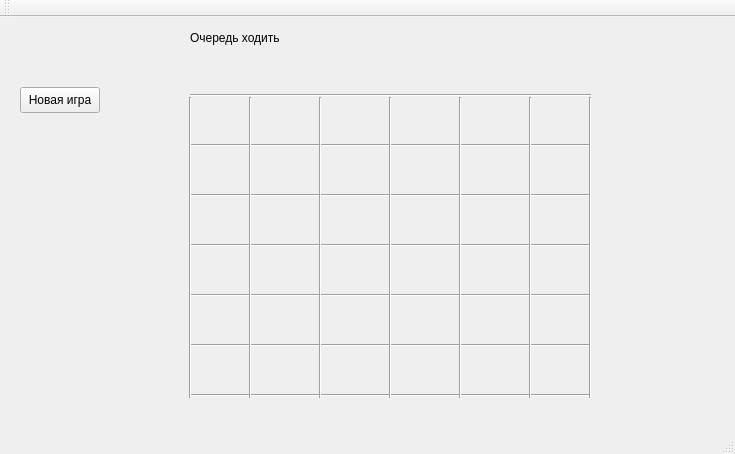
<?xml version="1.0" encoding="UTF-8"?>
<ui version="4.0">
 <class>MainWindow</class>
 <widget class="QMainWindow" name="MainWindow">
  <property name="geometry">
   <rect>
    <x>0</x>
    <y>0</y>
    <width>735</width>
    <height>454</height>
   </rect>
  </property>
  <property name="windowTitle">
   <string>4 в ряд</string>
  </property>
  <widget class="QWidget" name="centralWidget">
   <widget class="QLabel" name="label">
    <property name="geometry">
     <rect>
      <x>190</x>
      <y>10</y>
      <width>111</width>
      <height>21</height>
     </rect>
    </property>
    <property name="text">
     <string>Очередь ходить</string>
    </property>
   </widget>
   <widget class="Line" name="line">
    <property name="geometry">
     <rect>
      <x>190</x>
      <y>70</y>
      <width>401</width>
      <height>16</height>
     </rect>
    </property>
    <property name="orientation">
     <enum>Qt::Horizontal</enum>
    </property>
   </widget>
   <widget class="Line" name="line_2">
    <property name="geometry">
     <rect>
      <x>190</x>
      <y>120</y>
      <width>401</width>
      <height>16</height>
     </rect>
    </property>
    <property name="orientation">
     <enum>Qt::Horizontal</enum>
    </property>
   </widget>
   <widget class="Line" name="line_3">
    <property name="geometry">
     <rect>
      <x>190</x>
      <y>170</y>
      <width>401</width>
      <height>16</height>
     </rect>
    </property>
    <property name="orientation">
     <enum>Qt::Horizontal</enum>
    </property>
   </widget>
   <widget class="Line" name="line_4">
    <property name="geometry">
     <rect>
      <x>190</x>
      <y>220</y>
      <width>401</width>
      <height>16</height>
     </rect>
    </property>
    <property name="orientation">
     <enum>Qt::Horizontal</enum>
    </property>
   </widget>
   <widget class="Line" name="line_5">
    <property name="geometry">
     <rect>
      <x>190</x>
      <y>270</y>
      <width>401</width>
      <height>16</height>
     </rect>
    </property>
    <property name="orientation">
     <enum>Qt::Horizontal</enum>
    </property>
   </widget>
   <widget class="Line" name="line_6">
    <property name="geometry">
     <rect>
      <x>190</x>
      <y>320</y>
      <width>401</width>
      <height>16</height>
     </rect>
    </property>
    <property name="orientation">
     <enum>Qt::Horizontal</enum>
    </property>
   </widget>
   <widget class="Line" name="line_7">
    <property name="geometry">
     <rect>
      <x>190</x>
      <y>370</y>
      <width>401</width>
      <height>16</height>
     </rect>
    </property>
    <property name="orientation">
     <enum>Qt::Horizontal</enum>
    </property>
   </widget>
   <widget class="Line" name="line_8">
    <property name="geometry">
     <rect>
      <x>240</x>
      <y>80</y>
      <width>20</width>
      <height>301</height>
     </rect>
    </property>
    <property name="orientation">
     <enum>Qt::Vertical</enum>
    </property>
   </widget>
   <widget class="Line" name="line_9">
    <property name="geometry">
     <rect>
      <x>310</x>
      <y>80</y>
      <width>20</width>
      <height>301</height>
     </rect>
    </property>
    <property name="orientation">
     <enum>Qt::Vertical</enum>
    </property>
   </widget>
   <widget class="Line" name="line_10">
    <property name="geometry">
     <rect>
      <x>380</x>
      <y>80</y>
      <width>20</width>
      <height>301</height>
     </rect>
    </property>
    <property name="orientation">
     <enum>Qt::Vertical</enum>
    </property>
   </widget>
   <widget class="Line" name="line_11">
    <property name="geometry">
     <rect>
      <x>450</x>
      <y>80</y>
      <width>20</width>
      <height>301</height>
     </rect>
    </property>
    <property name="orientation">
     <enum>Qt::Vertical</enum>
    </property>
   </widget>
   <widget class="Line" name="line_12">
    <property name="geometry">
     <rect>
      <x>520</x>
      <y>80</y>
      <width>21</width>
      <height>301</height>
     </rect>
    </property>
    <property name="orientation">
     <enum>Qt::Vertical</enum>
    </property>
   </widget>
   <widget class="Line" name="line_13">
    <property name="geometry">
     <rect>
      <x>180</x>
      <y>80</y>
      <width>20</width>
      <height>301</height>
     </rect>
    </property>
    <property name="orientation">
     <enum>Qt::Vertical</enum>
    </property>
   </widget>
   <widget class="Line" name="line_14">
    <property name="geometry">
     <rect>
      <x>580</x>
      <y>80</y>
      <width>20</width>
      <height>301</height>
     </rect>
    </property>
    <property name="orientation">
     <enum>Qt::Vertical</enum>
    </property>
   </widget>
   <widget class="QPushButton" name="pushButton">
    <property name="geometry">
     <rect>
      <x>20</x>
      <y>70</y>
      <width>80</width>
      <height>26</height>
     </rect>
    </property>
    <property name="text">
     <string>Новая игра</string>
    </property>
   </widget>
  </widget>
  <widget class="QMenuBar" name="menuBar">
   <property name="geometry">
    <rect>
     <x>0</x>
     <y>0</y>
     <width>735</width>
     <height>23</height>
    </rect>
   </property>
  </widget>
  <widget class="QToolBar" name="mainToolBar">
   <attribute name="toolBarArea">
    <enum>TopToolBarArea</enum>
   </attribute>
   <attribute name="toolBarBreak">
    <bool>false</bool>
   </attribute>
  </widget>
  <widget class="QStatusBar" name="statusBar"/>
 </widget>
 <layoutdefault spacing="6" margin="11"/>
 <resources/>
 <connections/>
</ui>
